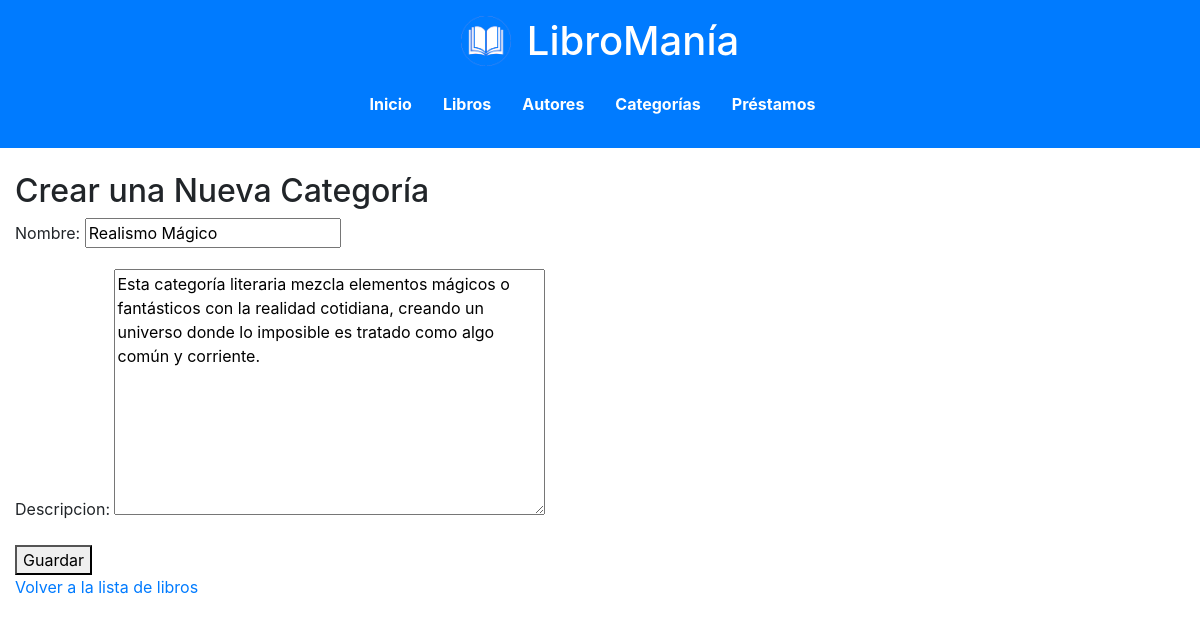
The app's page /editar_categoria/4/ with its own data.
### biblioteca/models.py (models this page shows, shortened)
class Categoria(models.Model):
    nombre = models.CharField(max_length=100)  # Nombre de la categoría
    descripcion = models.TextField()  # Descripción de la categoría

### biblioteca/views.py (the view)
# urls.py: path('editar_categoria/<int:categoria_id>/', views.editar_categoria, name='editar_categoria'),  # Ruta para editar una categoría específica
def editar_categoria(request, categoria_id):
    categoria = get_object_or_404(Categoria, pk=categoria_id)
    if request.method == 'POST':
        form = CategoriaForm(request.POST, instance=categoria)
        if form.is_valid():
            form.save()
            return redirect('lista_categorias')
    else:
        form = CategoriaForm(instance=categoria)
    return render(request, 'biblioteca/crear_categoria.html', {'form': form})

### biblioteca/forms.py
class CategoriaForm(forms.ModelForm):
    class Meta:
        model = Categoria  # Modelo que usa este formulario
        fields = ['nombre', 'descripcion']  # Campos del formulario
        error_messages = {
            'nombre': {'required': 'Este campo es obligatorio.'},  # Mensaje si el campo nombre está vacío
        }

### templates/biblioteca/crear_categoria.html (shortened to what this page needs)
{% extends 'biblioteca/base.html' %}
{% block content %}
<h2>Crear una Nueva Categoría</h2>
<form method="post">
    {{ form.as_p }}
    <button type="submit">Guardar</button>
</form>
<a href="{% url 'lista_libros' %}">Volver a la lista de libros</a>
{% endblock %}

### records on screen
Categoria: nombre "Realismo Mágico", descripcion "Esta categoría literaria mezcla elementos mágicos o fantásticos con la realidad cotidiana, creando un universo donde lo imposible es tratado como algo común y corriente."
